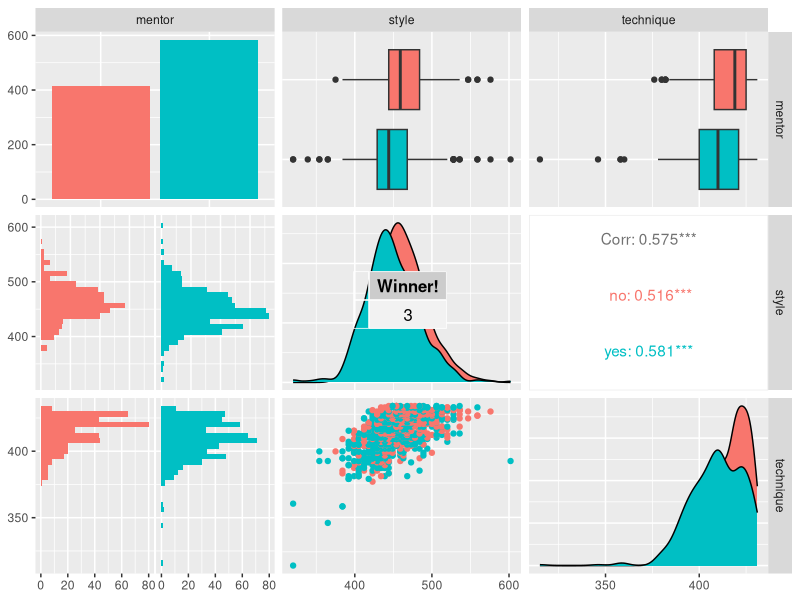

The R source for this figure:
library(tidyverse)
library(readxl)


# Read in data
dataset <- read_csv('data/contestants.csv')
dataset



# 'dataset' holds the input data for this script



is_email <- function(x) {
  grepl("\\<[A-Z0-9._%+-]+@[A-Z0-9.-]+\\.[A-Z]{2,}\\>", as.character(x), ignore.case=TRUE)
}

# 1. Invalid emails

output <- dataset
output$is_valid_email <- is_email(output$email)


# 2. Missing values


library(mice)

imp <- mice(dataset, method = "mean", m = 1, maxit = 1)
complete_data <- complete(imp)


# 3. Pairplot 

library(GGally)
library(tidyverse)

dataset %>% 
  select(mentor, style, technique) %>% 
  ggpairs(mapping = aes(color = mentor))



# Bonus! Pick a winner

library(gridExtra)
library(tidyverse)

tibble('Winner!' = rdunif(1, 1, 10)) %>% 
  grid.table(rows = '') %>% 
  ttheme_default(base_size = 30)




